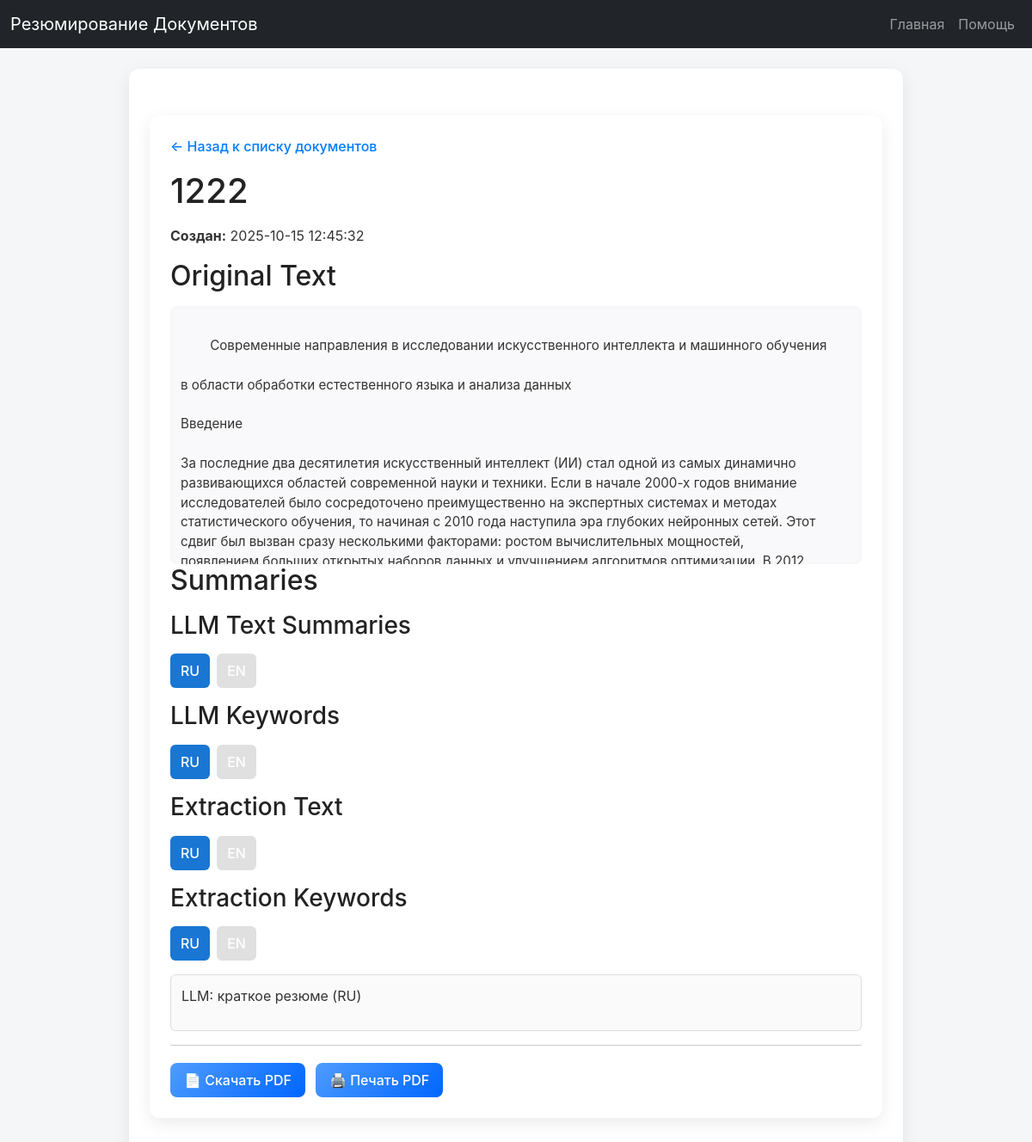
The page /documents/19 on the database its author committed.
### models.py (models this page shows)
class TextDocument(Base):
    __tablename__ = "text_documents"
    id = Column(Integer, primary_key=True, autoincrement=True)
    file_name = Column(String, nullable=False)
    name = Column(String, nullable=False, unique=True)
    original_text = Column(String, nullable=False)
    summary_json = Column(JSON, nullable=False)
    created_at = Column(DateTime(timezone=True), server_default=func.now())

### web_routes.py (the view)
@router.get("/documents/{doc_id}", response_class=HTMLResponse)
async def view_document(doc_id: int, request: Request, service: DocumentService = Depends(get_document_service)):
    try:
        doc = await service.get_document(doc_id)
        return request.app.templates.TemplateResponse(
            "document.html",
            {"request": request, "doc": doc}
        )
    except ValueError as e:
        return request.app.templates.TemplateResponse(
            "error.html",
            {"request": request, "message": str(e)},
            status_code=404
        )

### templates/document.html (shortened to what this page needs)
{% extends "base.html" %}
{% block content %}
<div class="container">
     <p><a href="/" class="back-link">&larr; Назад к списку документов</a></p>
    <h1>{{ doc.name or doc.file_name }}</h1>
    <p><strong>Создан:</strong> {{ doc.created_at }}</p>
    <h2>Original Text</h2>
    <div class="original collapsible">
        {{ doc.original_text }}
    </div>
    <h2>Summaries</h2>
   <div class="tab-buttons-group">
  <h3>LLM Text Summaries</h3>
  <div class="tab-buttons">
      <button onclick="showTab('llm_text_ru', this)" class="active">RU</button>
      <button onclick="showTab('llm_text_en', this)">EN</button>
  </div>
</div>
<div class="tab-buttons-group">
  <h3>LLM Keywords</h3>
  <div class="tab-buttons">
      <button onclick="showTab('llm_keyword_ru', this)" class="active">RU</button>
      <button onclick="showTab('llm_keyword_en', this)">EN</button>
  </div>
</div>
<div class="tab-buttons-group">
  <h3>Extraction Text</h3>
  <div class="tab-buttons">
      <button onclick="showTab('extr_text_ru', this)" class="active">RU</button>
      <button onclick="showTab('extr_text_en', this)">EN</button>
  </div>
</div>
<div class="tab-buttons-group">
  <h3>Extraction Keywords</h3>
  <div class="tab-buttons">
      <button onclick="showTab('extr_keyword_ru', this)" class="active">RU</button>
      <button onclick="showTab('extr_keyword_en', this)">EN</button>
  </div>
</div>
    <div id="llm_text_ru" class="tab-content active">
        <p>{{ doc.summary.llm_text_summary.ru }}</p>
    </div>
    <hr>
   <div class="action-buttons">
    <a href="/documents/{{ doc.id }}/report/download" class="btn download-btn">📄 Скачать PDF</a>
    <a href="/documents/{{ doc.id }}/report/print" target="_blank" class="btn print-btn">🖨️ Печать PDF</a>
</div>
</div>
{% endblock %}

### static/styles.css (style rules this page uses)
body { font-family: 'Inter', sans-serif; background: #f4f6f8; color: #333; margin: 0; padding: 0; }
.container { max-width: 900px; margin: 30px auto; background: #fff; padding: 24px; border-radius: 12px; box-shadow: 0 6px 20px rgba(0,0,0,0.08); }
.back-link { text-decoration: none; color: #007bff; font-weight: 500; }
h1, h2, h3, h4 { color: #222; margin-bottom: 16px; }
.original { white-space: pre-wrap; background: #f9f9fb; padding: 16px; border-radius: 8px; max-height: 300px; overflow-y: auto; box-shadow: inset 0 0 6px rgba(0,0,0,0.03); font-size: 0.95rem; }
.collapsible { max-height: 300px; overflow: hidden; transition: max-height 0.3s ease, padding 0.3s ease; padding: 12px; background: #f9f9fb; border-radius: 8px; }
.tab-buttons { display: flex; flex-wrap: wrap; margin-bottom: 16px; gap: 8px; }
.tab-buttons button { padding: 8px 12px; border: none; background: #e0e0e0; cursor: pointer; border-radius: 6px; transition: background 0.2s, transform 0.2s; }
.tab-buttons button.active { background: #1976d2; color: white; font-weight: 500; }
.tab-content { display: none; padding: 12px; border: 1px solid #ddd; border-radius: 6px; margin-bottom: 16px; background: #fafafa; }
.tab-content.active { display: block; }
button, .btn { font-weight: 500; padding: 8px 16px; border-radius: 8px; border: none; cursor: pointer; transition: all 0.2s; text-decoration: none; display: inline-block; text-align: center; }
button { background: linear-gradient(135deg, #4f9cff, #0066ff); color: white; }
.action-buttons { display: flex; gap: 12px; margin-top: 20px; }
.action-buttons .btn { background: linear-gradient(135deg, #4f9cff, #0066ff); color: white; transition: all 0.2s; }

### rows shown on the page
TextDocument: name "1222", created_at "2025-10-15 12:45:32", original_text "Современные направления в исследовании искусственного интеллекта и машинного обучения в области обработки естественного языка и анализа данных Введение За последние два десятилетия искусственный интеллект (ИИ) стал одной из самых динамично развивающихся областей современной науки и техники. Если в начале 2000-х годов внимание исследователей было сосредоточено преимущественно на экспертных системах и методах статистического обучения, то начиная с 2010 года наступила эра глубоких нейронных сетей. Этот сдвиг был вызван сразу несколькими факторами: ростом вычислительных мощностей,…"

### other values the page prints
{{ doc.summary.llm_text_summary.ru }} "LLM: краткое резюме (RU)"
